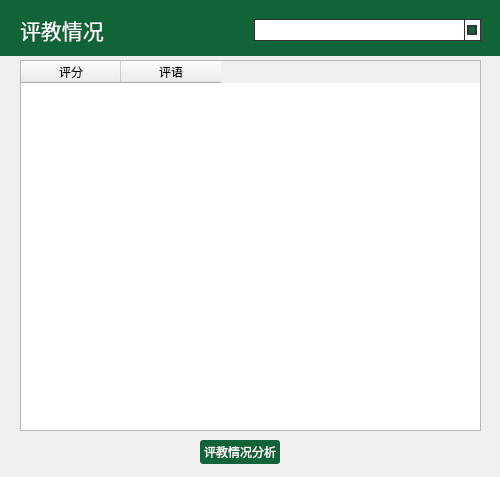
<?xml version="1.0" encoding="UTF-8"?>
<ui version="4.0">
 <class>AccessBrowseDialog</class>
 <widget class="QWidget" name="AccessBrowseDialog">
  <property name="geometry">
   <rect>
    <x>0</x>
    <y>0</y>
    <width>500</width>
    <height>477</height>
   </rect>
  </property>
  <property name="minimumSize">
   <size>
    <width>500</width>
    <height>477</height>
   </size>
  </property>
  <property name="maximumSize">
   <size>
    <width>500</width>
    <height>477</height>
   </size>
  </property>
  <property name="windowTitle">
   <string>评教情况</string>
  </property>
  <widget class="QTableWidget" name="tableWidget">
   <property name="geometry">
    <rect>
     <x>20</x>
     <y>60</y>
     <width>461</width>
     <height>371</height>
    </rect>
   </property>
   <property name="styleSheet">
    <string notr="true">QTableWigdet{
  border:none;
  outline:0px;
  background-color:rgb(255,255,255);
  alternate-background-color:  #F6FAFF;
}
QTableWigdet::item{
  color:#666666;
  font-size:16px;
  border-bottom: 1px solid rgba(0,0,0,0.2);
}
QTableWigdet::item::selected{
  background:rgba(120,148,255,0.2);
}
QTableWigdet QHeaderView::section, QTableWigdet QHeaderView{
  font-size:18px;
  border:none;
  color:#ffffff;
  background:#7894FF;
  height:88px;
}</string>
   </property>
   <column>
    <property name="text">
     <string>评分</string>
    </property>
   </column>
   <column>
    <property name="text">
     <string>评语</string>
    </property>
   </column>
  </widget>
  <widget class="QPushButton" name="graphicpushButton">
   <property name="geometry">
    <rect>
     <x>200</x>
     <y>440</y>
     <width>80</width>
     <height>24</height>
    </rect>
   </property>
   <property name="styleSheet">
    <string notr="true">#graphicpushButton:!hover
{
background-color: rgb(17, 99, 56);
color: rgb(255, 255, 255);
font: 9pt &quot;微软雅黑&quot;;
border-color: rgb(255, 255, 255);
border-radius:3px
}
#graphicpushButton:hover
{
background-color: rgb(85, 170, 127);
color: rgb(255, 255, 255);
font: 9pt &quot;微软雅黑&quot;;
border-color: rgb(255, 255, 255);
border-radius:3px
}</string>
   </property>
   <property name="text">
    <string>评教情况分析</string>
   </property>
  </widget>
  <widget class="QWidget" name="layoutWidget">
   <property name="geometry">
    <rect>
     <x>20</x>
     <y>10</y>
     <width>461</width>
     <height>41</height>
    </rect>
   </property>
   <layout class="QHBoxLayout" name="horizontalLayout">
    <item>
     <widget class="QLabel" name="label">
      <property name="styleSheet">
       <string notr="true">font: 9pt &quot;楷体&quot;;
color: rgb(255, 255, 255);</string>
      </property>
      <property name="text">
       <string>&lt;html&gt;&lt;head/&gt;&lt;body&gt;&lt;p&gt;&lt;span style=&quot; font-size:16pt; color:#ffffff;&quot;&gt;评教情况&lt;/span&gt;&lt;/p&gt;&lt;/body&gt;&lt;/html&gt;</string>
      </property>
     </widget>
    </item>
    <item>
     <widget class="QComboBox" name="comboBox">
      <property name="minimumSize">
       <size>
        <width>150</width>
        <height>22</height>
       </size>
      </property>
      <property name="maximumSize">
       <size>
        <width>250</width>
        <height>22</height>
       </size>
      </property>
      <property name="styleSheet">
       <string notr="true">QComboBox {
    background-color: white;
    border: 1px solid #333333;
    color: black;
    padding:1px 2em 1px 3px;
}

QComboBox::drop-down {
    subcontrol-origin: padding;
    subcontrol-position: top right;
    border-left: 1px solid #333333;
}

QComboBox::down-arrow {
    border: 2px solid #333333;
    width: 6px;
    height: 6px;
    background: rgb(17, 99, 56);
}</string>
      </property>
     </widget>
    </item>
   </layout>
  </widget>
  <widget class="QLabel" name="label_2">
   <property name="geometry">
    <rect>
     <x>0</x>
     <y>-5</y>
     <width>511</width>
     <height>61</height>
    </rect>
   </property>
   <property name="styleSheet">
    <string notr="true">background-color: rgb(17, 99, 56);</string>
   </property>
   <property name="text">
    <string/>
   </property>
  </widget>
  <zorder>label_2</zorder>
  <zorder>tableWidget</zorder>
  <zorder>graphicpushButton</zorder>
  <zorder>layoutWidget</zorder>
 </widget>
 <resources/>
 <connections/>
</ui>
